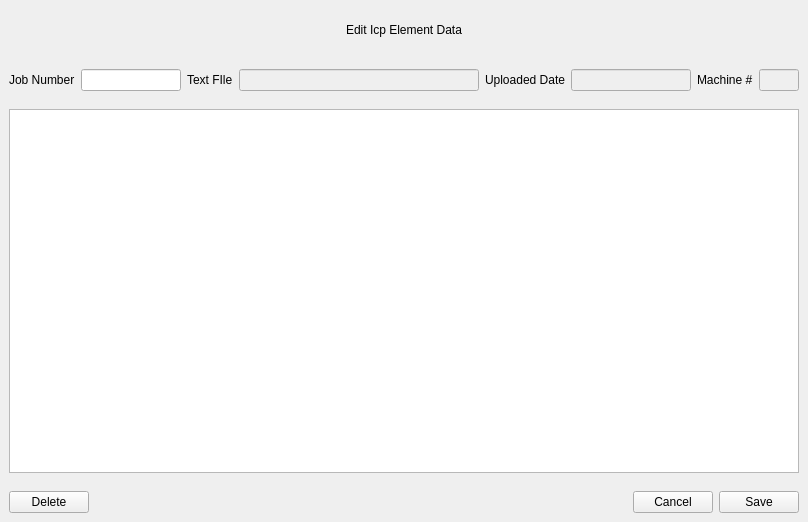
<?xml version="1.0" encoding="UTF-8"?>
<ui version="4.0">
 <class>Form</class>
 <widget class="QWidget" name="Form">
  <property name="geometry">
   <rect>
    <x>0</x>
    <y>0</y>
    <width>808</width>
    <height>522</height>
   </rect>
  </property>
  <property name="windowTitle">
   <string>Form</string>
  </property>
  <layout class="QVBoxLayout" name="verticalLayout_2">
   <property name="leftMargin">
    <number>0</number>
   </property>
   <property name="topMargin">
    <number>0</number>
   </property>
   <property name="rightMargin">
    <number>0</number>
   </property>
   <property name="bottomMargin">
    <number>0</number>
   </property>
   <item>
    <layout class="QVBoxLayout" name="verticalLayout">
     <property name="spacing">
      <number>0</number>
     </property>
     <property name="bottomMargin">
      <number>0</number>
     </property>
     <item>
      <widget class="QWidget" name="widget_4" native="true">
       <property name="minimumSize">
        <size>
         <width>0</width>
         <height>60</height>
        </size>
       </property>
       <layout class="QHBoxLayout" name="horizontalLayout_4">
        <item>
         <widget class="QLabel" name="titleLabel">
          <property name="text">
           <string>Edit Icp Element Data</string>
          </property>
          <property name="alignment">
           <set>Qt::AlignCenter</set>
          </property>
         </widget>
        </item>
       </layout>
      </widget>
     </item>
     <item>
      <widget class="QWidget" name="widget" native="true">
       <property name="maximumSize">
        <size>
         <width>16777215</width>
         <height>50</height>
        </size>
       </property>
       <layout class="QHBoxLayout" name="horizontalLayout_2">
        <item>
         <widget class="QLabel" name="label_2">
          <property name="text">
           <string>Job Number</string>
          </property>
         </widget>
        </item>
        <item>
         <widget class="QLineEdit" name="jobNumberLabel">
          <property name="enabled">
           <bool>true</bool>
          </property>
          <property name="maximumSize">
           <size>
            <width>100</width>
            <height>16777215</height>
           </size>
          </property>
          <property name="maxLength">
           <number>6</number>
          </property>
         </widget>
        </item>
        <item>
         <widget class="QLabel" name="label">
          <property name="text">
           <string>Text FIle</string>
          </property>
         </widget>
        </item>
        <item>
         <widget class="QLineEdit" name="textFileLabel">
          <property name="enabled">
           <bool>false</bool>
          </property>
         </widget>
        </item>
        <item>
         <widget class="QLabel" name="label_3">
          <property name="text">
           <string>Uploaded Date</string>
          </property>
         </widget>
        </item>
        <item>
         <widget class="QLineEdit" name="uploadedDateLabel">
          <property name="enabled">
           <bool>false</bool>
          </property>
          <property name="maximumSize">
           <size>
            <width>120</width>
            <height>16777215</height>
           </size>
          </property>
         </widget>
        </item>
        <item>
         <widget class="QLabel" name="label_4">
          <property name="text">
           <string>Machine #</string>
          </property>
         </widget>
        </item>
        <item>
         <widget class="QLineEdit" name="machineNumLabel">
          <property name="enabled">
           <bool>false</bool>
          </property>
          <property name="maximumSize">
           <size>
            <width>40</width>
            <height>16777215</height>
           </size>
          </property>
         </widget>
        </item>
       </layout>
      </widget>
     </item>
     <item>
      <widget class="QWidget" name="widget_2" native="true">
       <layout class="QHBoxLayout" name="horizontalLayout_3">
        <item>
         <widget class="QTableWidget" name="tableWidget"/>
        </item>
       </layout>
      </widget>
     </item>
     <item>
      <widget class="QWidget" name="widget_3" native="true">
       <property name="maximumSize">
        <size>
         <width>16777215</width>
         <height>50</height>
        </size>
       </property>
       <layout class="QHBoxLayout" name="horizontalLayout">
        <item>
         <widget class="QPushButton" name="deleteBtn">
          <property name="text">
           <string>Delete</string>
          </property>
         </widget>
        </item>
        <item>
         <spacer name="horizontalSpacer">
          <property name="orientation">
           <enum>Qt::Horizontal</enum>
          </property>
          <property name="sizeHint" stdset="0">
           <size>
            <width>622</width>
            <height>20</height>
           </size>
          </property>
         </spacer>
        </item>
        <item>
         <widget class="QPushButton" name="cancelBtn">
          <property name="text">
           <string>Cancel</string>
          </property>
         </widget>
        </item>
        <item>
         <widget class="QPushButton" name="saveBtn">
          <property name="text">
           <string>Save</string>
          </property>
         </widget>
        </item>
       </layout>
      </widget>
     </item>
    </layout>
   </item>
  </layout>
 </widget>
 <resources/>
 <connections/>
</ui>
